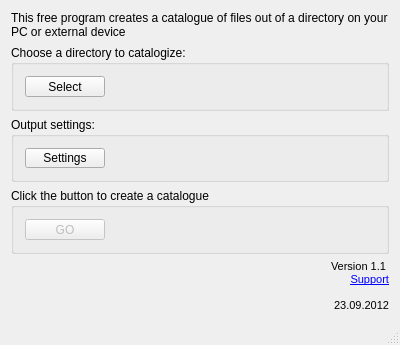
<?xml version="1.0" encoding="UTF-8"?>
<ui version="4.0">
 <class>MainWindow</class>
 <widget class="QMainWindow" name="MainWindow">
  <property name="geometry">
   <rect>
    <x>0</x>
    <y>0</y>
    <width>400</width>
    <height>345</height>
   </rect>
  </property>
  <property name="windowTitle">
   <string>Library Lister v1.1</string>
  </property>
  <widget class="QWidget" name="centralWidget">
   <layout class="QVBoxLayout" name="verticalLayout">
    <item>
     <widget class="QLabel" name="label">
      <property name="text">
       <string>This free program creates a catalogue of files out of a directory on your PC or external device</string>
      </property>
      <property name="textFormat">
       <enum>Qt::AutoText</enum>
      </property>
      <property name="wordWrap">
       <bool>true</bool>
      </property>
      <property name="openExternalLinks">
       <bool>false</bool>
      </property>
     </widget>
    </item>
    <item>
     <widget class="QGroupBox" name="groupBox">
      <property name="title">
       <string>Choose a directory to catalogize:</string>
      </property>
      <layout class="QHBoxLayout" name="horizontalLayout">
       <item>
        <widget class="QPushButton" name="pushButton">
         <property name="sizePolicy">
          <sizepolicy hsizetype="Fixed" vsizetype="Fixed">
           <horstretch>0</horstretch>
           <verstretch>0</verstretch>
          </sizepolicy>
         </property>
         <property name="text">
          <string>Select</string>
         </property>
        </widget>
       </item>
       <item>
        <widget class="QLabel" name="label_3">
         <property name="text">
          <string/>
         </property>
         <property name="alignment">
          <set>Qt::AlignLeading|Qt::AlignLeft|Qt::AlignVCenter</set>
         </property>
         <property name="wordWrap">
          <bool>true</bool>
         </property>
         <property name="indent">
          <number>0</number>
         </property>
        </widget>
       </item>
      </layout>
     </widget>
    </item>
    <item>
     <widget class="QGroupBox" name="groupBox_2">
      <property name="title">
       <string>Output settings:</string>
      </property>
      <layout class="QVBoxLayout" name="verticalLayout_2">
       <item>
        <widget class="QPushButton" name="pushButton_2">
         <property name="sizePolicy">
          <sizepolicy hsizetype="Fixed" vsizetype="Fixed">
           <horstretch>0</horstretch>
           <verstretch>0</verstretch>
          </sizepolicy>
         </property>
         <property name="text">
          <string>Settings</string>
         </property>
        </widget>
       </item>
      </layout>
     </widget>
    </item>
    <item>
     <widget class="QGroupBox" name="groupBox_3">
      <property name="title">
       <string>Click the button to create a catalogue</string>
      </property>
      <layout class="QVBoxLayout" name="verticalLayout_3">
       <item>
        <widget class="QPushButton" name="pushButton_3">
         <property name="enabled">
          <bool>false</bool>
         </property>
         <property name="sizePolicy">
          <sizepolicy hsizetype="Fixed" vsizetype="Fixed">
           <horstretch>0</horstretch>
           <verstretch>0</verstretch>
          </sizepolicy>
         </property>
         <property name="text">
          <string>GO</string>
         </property>
        </widget>
       </item>
      </layout>
     </widget>
    </item>
    <item>
     <widget class="QLabel" name="label_2">
      <property name="layoutDirection">
       <enum>Qt::LeftToRight</enum>
      </property>
      <property name="text">
       <string>&lt;!DOCTYPE HTML PUBLIC &quot;-//W3C//DTD HTML 4.0//EN&quot; &quot;http://www.w3.org/TR/REC-html40/strict.dtd&quot;&gt;
&lt;html&gt;&lt;head&gt;&lt;meta name=&quot;qrichtext&quot; content=&quot;1&quot; /&gt;&lt;style type=&quot;text/css&quot;&gt;
p, li { white-space: pre-wrap; }
&lt;/style&gt;&lt;/head&gt;&lt;body style=&quot; font-family:'MS Shell Dlg 2'; font-size:8.25pt; font-weight:400; font-style:normal;&quot;&gt;
&lt;p style=&quot; margin-top:0px; margin-bottom:0px; margin-left:0px; margin-right:0px; -qt-block-indent:0; text-indent:0px;&quot;&gt;&lt;span style=&quot; font-size:8pt;&quot;&gt;Version 1.1 &lt;/span&gt;&lt;/p&gt;
&lt;p style=&quot; margin-top:0px; margin-bottom:0px; margin-left:0px; margin-right:0px; -qt-block-indent:0; text-indent:0px;&quot;&gt;&lt;a href=&quot;http://www.google.com.ua&quot;&gt;&lt;span style=&quot; text-decoration: underline; color:#0000ff;&quot;&gt;Support&lt;/span&gt;&lt;/a&gt;&lt;/p&gt;
&lt;p style=&quot;-qt-paragraph-type:empty; margin-top:0px; margin-bottom:0px; margin-left:0px; margin-right:0px; -qt-block-indent:0; text-indent:0px; text-decoration: underline; color:#0000ff;&quot;&gt;&lt;/p&gt;
&lt;p style=&quot; margin-top:0px; margin-bottom:0px; margin-left:0px; margin-right:0px; -qt-block-indent:0; text-indent:0px;&quot;&gt;&lt;span style=&quot; font-size:8pt;&quot;&gt;23.09.2012&lt;/span&gt;&lt;/p&gt;&lt;/body&gt;&lt;/html&gt;</string>
      </property>
      <property name="alignment">
       <set>Qt::AlignRight|Qt::AlignTrailing|Qt::AlignVCenter</set>
      </property>
     </widget>
    </item>
   </layout>
  </widget>
  <widget class="QMenuBar" name="menuBar">
   <property name="geometry">
    <rect>
     <x>0</x>
     <y>0</y>
     <width>400</width>
     <height>21</height>
    </rect>
   </property>
  </widget>
  <widget class="QStatusBar" name="statusBar"/>
 </widget>
 <layoutdefault spacing="6" margin="11"/>
 <resources/>
 <connections/>
</ui>
